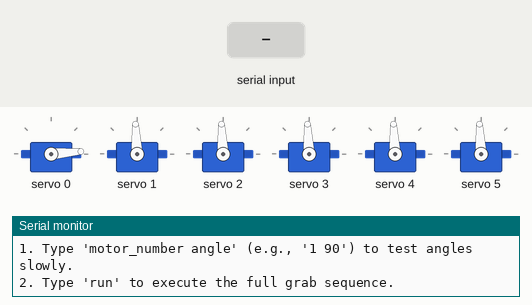
Simulated run of this sketch. Board: Arduino Uno, built with avr-gcc and run on an emulated ATmega328P. Shown: 6 × servo, the last lines printed to the serial monitor. The test bench sets the inputs (shaded band).

Above: at 1.7 s.
1.8 s: "run\n" received over Serial
At 3.4 s:
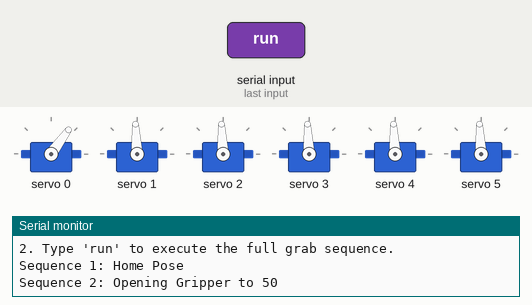
At 8.5 s:
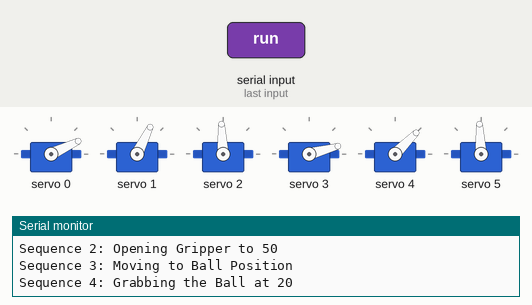
10.8 s: "1 90\n" received over Serial
13.8 s: "run\n" received over Serial
At 21.9 s:
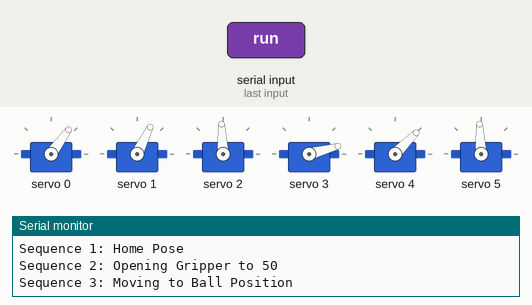
Timing chart, 0 to 22.8 s (numbered marks = the images above; inputs shaded):
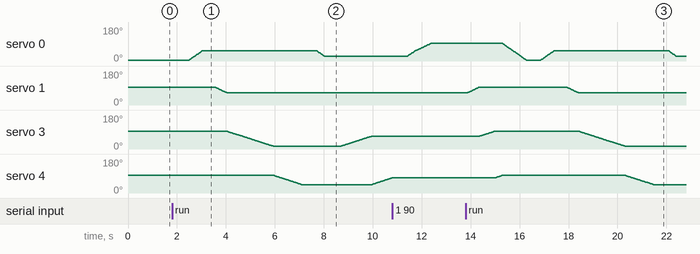

Measured:
- after the input at 1.8 s, servo 0: rises from 5° to 54° in 0.54 s, then falls to 25° in 5.0 s; servo 1: moves from 93° to 64° over 0.46 s, starting after 1.8 s
- after the input at 13.8 s, servo 1: rises from 64° to 93° in 0.46 s, then falls to 64° in 4.1 s; servo 3: rises from 67° to 93° in 0.60 s, then falls to 15° in 5.3 s; servo 4: rises from 80° to 93° in 0.29 s, then falls to 45° in 6.2 s

The sketch:

Vertical_Drop_Routine.ino
```cpp
#include <Wire.h>
#include <Adafruit_PWMServoDriver.h>

Adafruit_PWMServoDriver pca(0x40);

// Calibrated pulse limits.
// REVERSED ORDER: Motor 1 (Index 0) is now the Gripper.
struct ServoMotor {
  int channel;
  int minUs;
  int centerUs;
  int maxUs;
};

ServoMotor servos[6] = {
  {0, 600, 1500, 2400}, // Motor 1 (Gripper - MG90S) - 2400 is the math placeholder
  {1, 600, 1500, 2400}, // Motor 2 (Wrist - MG90S)
  {2, 600, 1500, 2400}, // Motor 3 (Upper Elbow/Logo - MG90S)
  {3, 700, 1500, 2350}, // Motor 4 (Elbow - MG996R)
  {4, 700, 1500, 2350}, // Motor 5 (Shoulder - MG996R)
  {5, 700, 1500, 2350}  // Motor 6 (Base - MG996R)
};

// --- REVERSED POSES ---
// Order: {Gripper, Wrist, UpperElbow, Elbow, Shoulder, Base}
int homePose[6] = {0, 90, 90, 90, 90, 90};
int hoverPose[6] = {50, 60, 90, 0, 35, 90};
int grabPose[6] = {20, 60, 90, 60, 75, 90};

int currentAngles[6] = {0, 90, 90, 90, 90, 90};

void sendAngle(int motorIndex, int angle) {
  int pulse;
  if (angle <= 90) {
    pulse = map(angle, 0, 90, servos[motorIndex].minUs, servos[motorIndex].centerUs);
  } else {
    pulse = map(angle, 90, 180, servos[motorIndex].centerUs, servos[motorIndex].maxUs);
  }
  pca.writeMicroseconds(servos[motorIndex].channel, pulse);
}

void stepMotorSmoothly(int motorIndex, int targetAngle, int speedDelay = 15) {
  // NEW SAFETY LOCK: Motor 1 (Index 0) is now the gripper.
  // It restricts the angle to 90 degrees while keeping 2400 for the map() math.
  if (motorIndex == 0) {
    targetAngle = constrain(targetAngle, 0, 90);
  } else {
    targetAngle = constrain(targetAngle, 0, 180);
  }

  int current = currentAngles[motorIndex];

  if (current < targetAngle) {
    for (int a = current; a <= targetAngle; a++) {
      sendAngle(motorIndex, a);
      delay(speedDelay);
    }
  } else {
    for (int a = current; a >= targetAngle; a--) {
      sendAngle(motorIndex, a);
      delay(speedDelay);
    }
  }
  currentAngles[motorIndex] = targetAngle;
}

void moveToPose(int targetPose[6]) {
  // Movement sequence is updated to use the new reversed motor indexes
  stepMotorSmoothly(5, targetPose[5], 15); // 1. Base (Motor 6) aligns first
  stepMotorSmoothly(2, targetPose[2], 15); // 2. Upper Elbow (Motor 3)
  stepMotorSmoothly(1, targetPose[1], 15); // 3. Wrist (Motor 2)
  stepMotorSmoothly(3, targetPose[3], 20); // 4. Elbow (Motor 4)
  stepMotorSmoothly(4, targetPose[4], 20); // 5. Shoulder (Motor 5)
  stepMotorSmoothly(0, targetPose[0], 10); // 6. Gripper (Motor 1) closes last
}

void setup() {
  Serial.begin(9600);
  Wire.begin();
  pca.begin();
  pca.setPWMFreq(50);
  delay(500);

  for (int i = 0; i < 6; i++) {
    sendAngle(i, homePose[i]);
    currentAngles[i] = homePose[i];
  }

  Serial.println("Reversed 6-Motor System Ready.");
  Serial.println("1. Type 'motor_number angle' (e.g., '1 90') to test angles slowly.");
  Serial.println("2. Type 'run' to execute the full grab sequence.");
}

void loop() {
  if (Serial.available() > 0) {
    String input = Serial.readStringUntil('\n');
    input.trim();

    if (input.equalsIgnoreCase("run")) {
      Serial.println("Sequence 1: Home Pose");
      // Array 1: Safe starting position with gripper at 0
      int seq1[6] = {0, 90, 90, 90, 90, 90};
      moveToPose(seq1);
      delay(500);

      Serial.println("Sequence 2: Opening Gripper to 50");
      // Array 2: Stays at home, but opens gripper to 50
      int seq2[6] = {50, 90, 90, 90, 90, 90};
      moveToPose(seq2);
      delay(500);

      Serial.println("Sequence 3: Moving to Ball Position");
      // Array 3: Moves down to the ball's location while keeping gripper open at 50
      int seq3[6] = {50, 60, 90, 0, 35, 90};
      moveToPose(seq3);
      delay(500);

      Serial.println("Sequence 4: Grabbing the Ball at 20");
      // Array 4: Stays at the ball's location, closes gripper to 20
      int seq4[6] = {20, seq3[1], seq3[2], seq3[3], seq3[4], seq3[5]};
      moveToPose(seq4);
      delay(600); // Extra delay to ensure a tight grip

      Serial.println("Sequence 5: Lifting to Fixed Position (60 and 75)");
      // Array 5: Lifts Elbow to 60 and Shoulder to 75, keeping gripper locked at 20
      int seq5[6] = {20, seq4[1], seq4[2], 60, 75, seq4[5]};
      moveToPose(seq5);
      delay(500);

      Serial.println("Sequence 6: Dropping the Ball");
      // Array 6: Stays in the lifted position, opens gripper to 50 to drop the ball
      int seq6[6] = {50, seq5[1], seq5[2], seq5[3], seq5[4], seq5[5]};
      moveToPose(seq6);

      Serial.println("Run Complete.");
    } else {
      int spaceIdx = input.indexOf(' ');
      if (spaceIdx > 0) {
        int motorNum = input.substring(0, spaceIdx).toInt();
        int angle = input.substring(spaceIdx + 1).toInt();

        if (motorNum >= 1 && motorNum <= 6) {
          Serial.print("Slowly moving Motor ");
          Serial.print(motorNum);
          Serial.print(" to ");
          Serial.print(angle);
          Serial.println(" degrees...");

          stepMotorSmoothly(motorNum - 1, angle, 15);
        } else {
          Serial.println("Invalid motor number. Use 1 through 6.");
        }
      }
    }
  }
}
```
